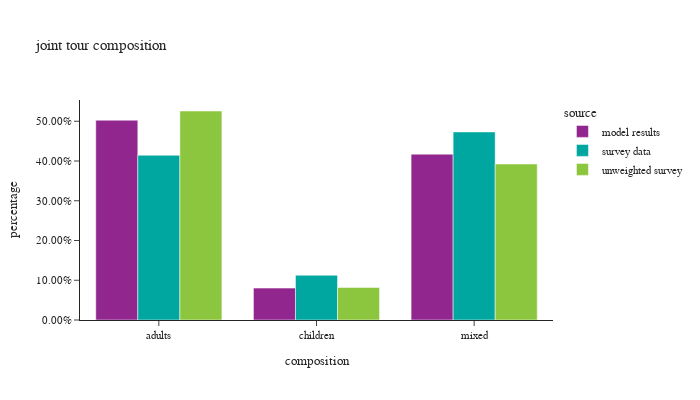

This figure's notebook cell:
### Code cell
df_plot = joint_tour_data.groupby(['source','composition'])[['tour_weight']].sum().reset_index()
df_plot['percentage'] = df_plot.groupby(['source'], group_keys=False)['tour_weight']. \
    apply(lambda x: x / float(x.sum()))
# df_plot
fig = px.bar(df_plot, x="composition", y="percentage", color="source",barmode="group", 
             # color_discrete_sequence=config['psrc_color'],
             title="joint tour composition")
fig.for_each_annotation(lambda a: a.update(text = a.text.split("=")[-1]))
fig.update_layout(height=400, width=700, font=dict(size=11), yaxis=dict(tickformat=".2%"), xaxis=dict(dtick="1"))
fig.show()

### Figure 1 — Plotly figure (JSON) as saved in the notebook; plotly's stock layout.template omitted (floating-point values rounded to 4 significant figures)
{"data": [{"alignmentgroup": "True", "hovertemplate": "source=model results<br>composition=%{x}<br>percentage=%{y}<extra></extra>", "legendgroup": "model results", "marker": {"color": "#91268F", "pattern": {"shape": ""}}, "name": "model results", "offsetgroup": "model results", "orientation": "v", "showlegend": true, "textposition": "auto", "type": "bar", "x": ["adults", "children", "mixed"], "xaxis": "x", "y": [0.5026, 0.08026, 0.4172], "yaxis": "y"}, {"alignmentgroup": "True", "hovertemplate": "source=survey data<br>composition=%{x}<br>percentage=%{y}<extra></extra>", "legendgroup": "survey data", "marker": {"color": "#00A7A0", "pattern": {"shape": ""}}, "name": "survey data", "offsetgroup": "survey data", "orientation": "v", "showlegend": true, "textposition": "auto", "type": "bar", "x": ["adults", "children", "mixed"], "xaxis": "x", "y": [0.4144, 0.1124, 0.4731], "yaxis": "y"}, {"alignmentgroup": "True", "hovertemplate": "source=unweighted survey<br>composition=%{x}<br>percentage=%{y}<extra></extra>", "legendgroup": "unweighted survey", "marker": {"color": "#8CC63E", "pattern": {"shape": ""}}, "name": "unweighted survey", "offsetgroup": "unweighted survey", "orientation": "v", "showlegend": true, "textposition": "auto", "type": "bar", "x": ["adults", "children", "mixed"], "xaxis": "x", "y": [0.5258, 0.0819, 0.3923], "yaxis": "y"}], "layout": {"barmode": "group", "font": {"size": 11}, "height": 400, "legend": {"title": {"text": "source"}, "tracegroupgap": 0}, "title": {"text": "joint tour composition"}, "width": 700, "xaxis": {"anchor": "y", "domain": [0.0, 1.0], "dtick": "1", "title": {"text": "composition"}}, "yaxis": {"anchor": "x", "domain": [0.0, 1.0], "tickformat": ".2%", "title": {"text": "percentage"}}}}
